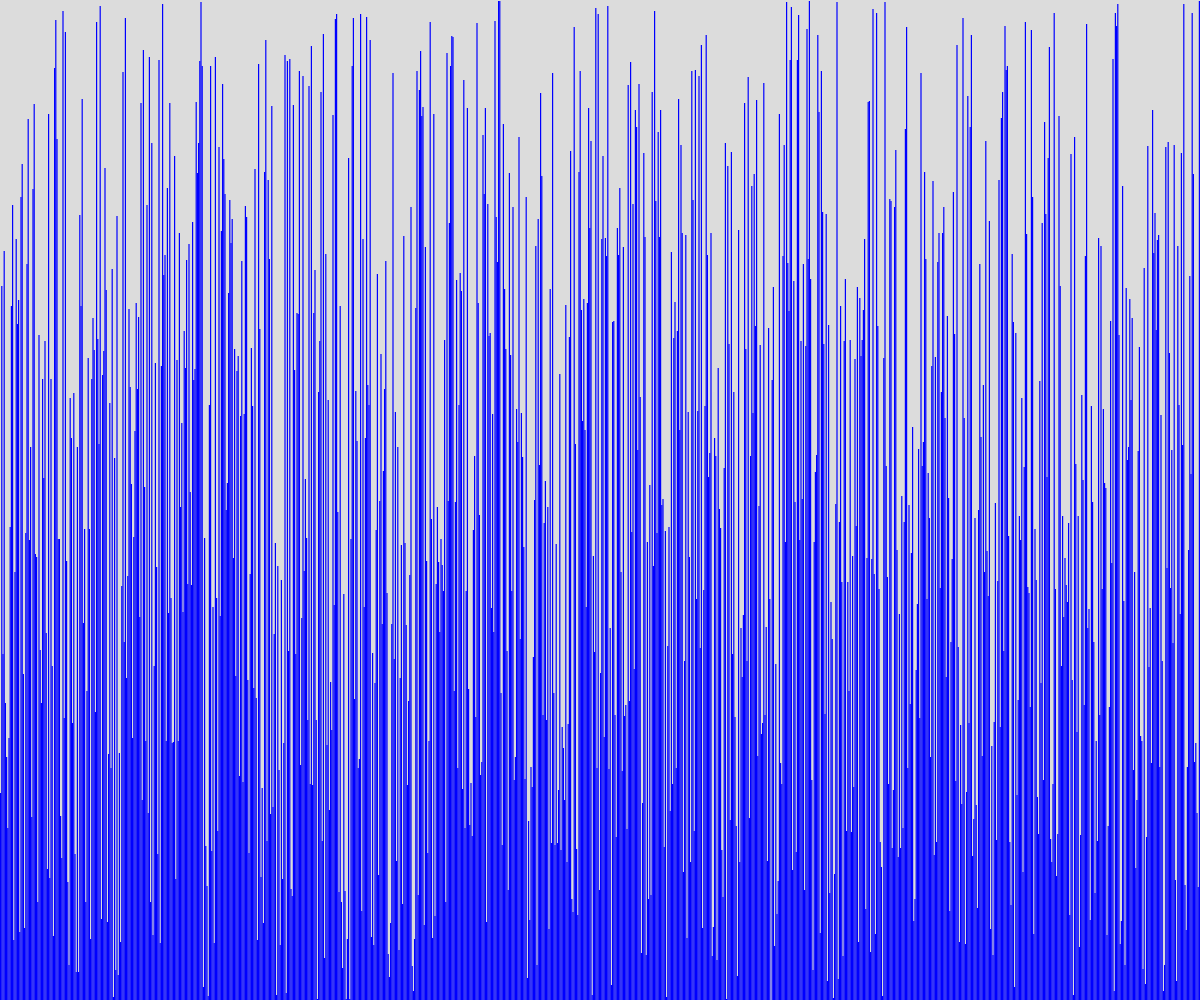
Frame 1 (no input)
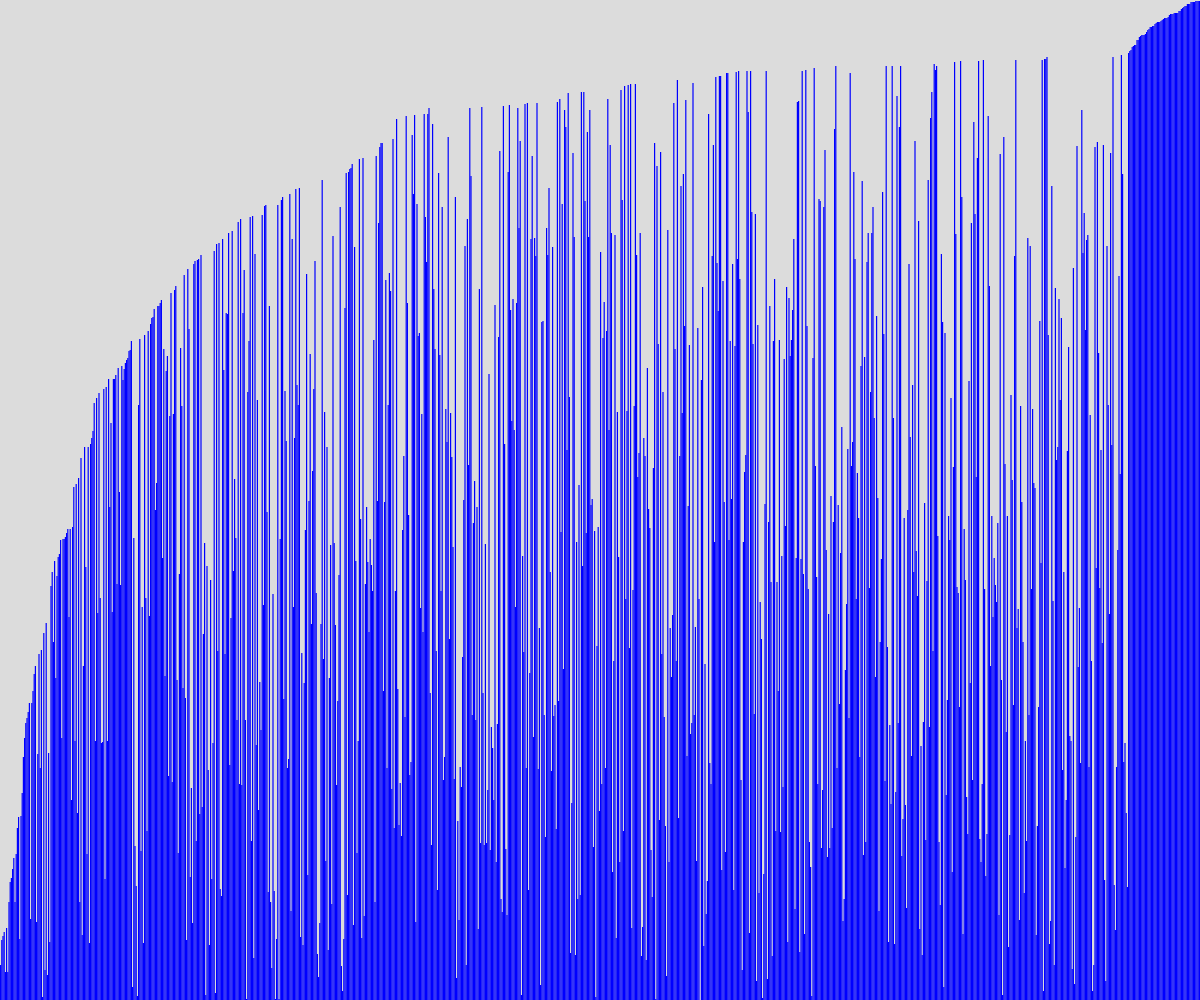
Frame 60 (no input)
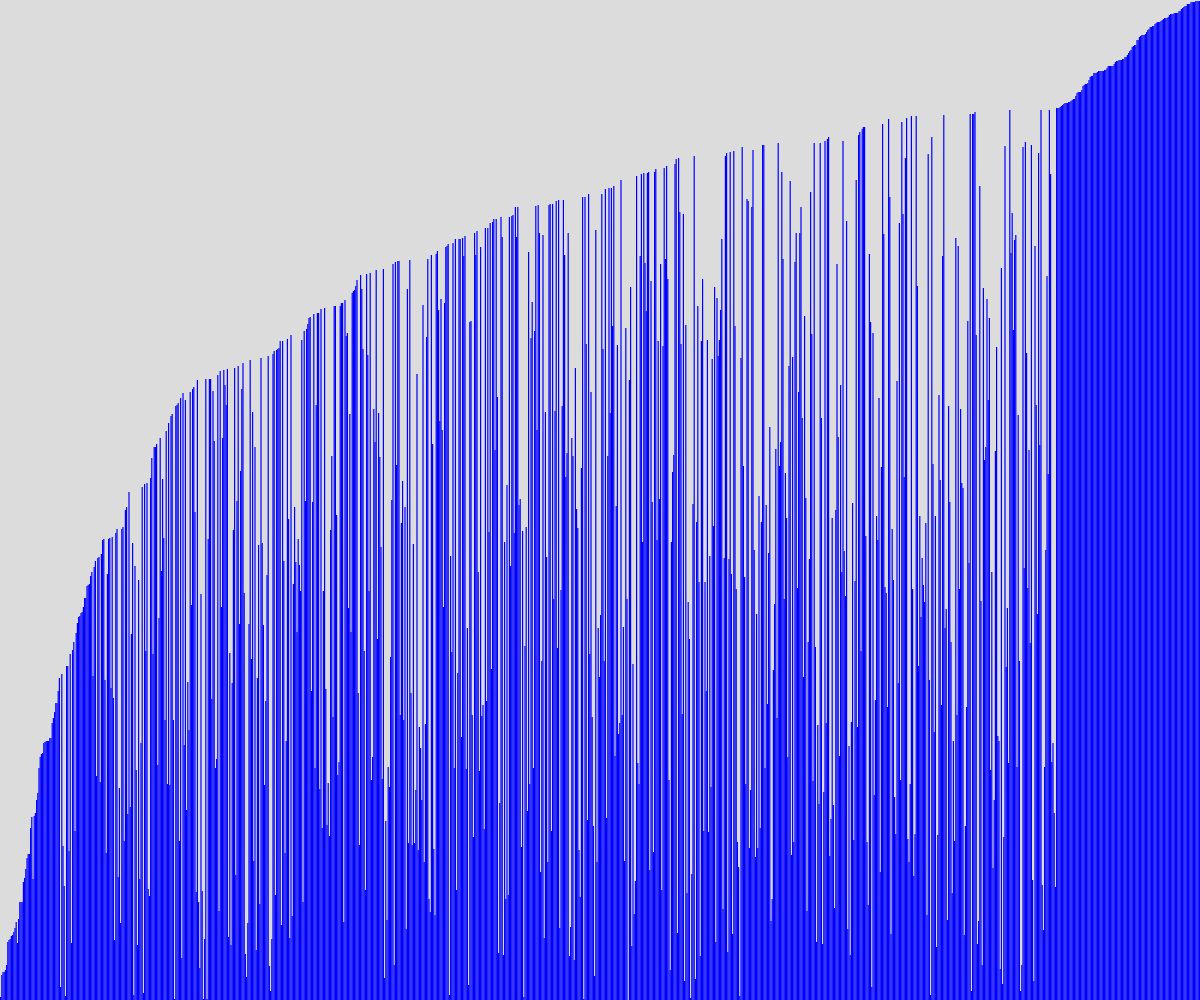
Frame 120 (the mouse pressed at the canvas centre since frame 60)

The p5.js sketch that drew these frames (run headless with seeded random() and noise() and a simulated clock; from frame 60 on, the mouse is pressed at the canvas centre):

// p5.js sketch
// ── sketch.js
let size = 1000;
let nums = [];
let EXIT = false;
let limit = 0;
let last = size - limit - 2;
let counter = 0;

function createNums() {
  for (let i = 0; i < size; i++) {
    nums.push(floor(random(height)));
  }
}

function show(wid) {
  for (let i = 0; i < nums.length; i++) {
    rect(wid * i, height - nums[i], wid, height);
  }
}

function swap(nums, i, j) {
  temp = nums[i];
  nums[i] = nums[j];
  nums[j] = temp;
}

function sorting() {
  for (let i = 0; i < nums.length - limit; i++) {
    if (nums[i] > nums[i + 1]) {
      swap(nums, i, i + 1);
    } else if (i == last) {
      last--;
      limit++;
    } else {
      if (limit == size - 1) {
        fill(0, 255, 0);
        EXIT = true;
      } else {
        fill(0, 0, 255);
      }
    }
  }
}

function setup() {
  createCanvas(windowWidth, windowHeight);
  createNums();
}

function draw() {
  noStroke();

  background(220);
  if (!EXIT) {
    sorting();
    counter++;
    if (counter % 60 == 0) {
      //console.log((limit * 100) / (size - 1));
    }
  } else {
    //console.log(limit);
  }
  show(width / size);
}
